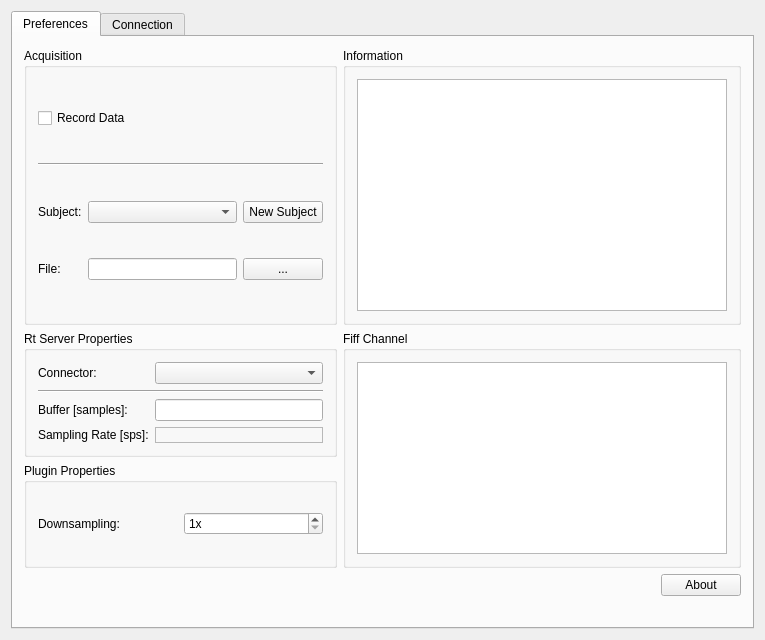
<?xml version="1.0" encoding="UTF-8"?>
<ui version="4.0">
 <class>BabyMegSetupWidgetClass</class>
 <widget class="QWidget" name="BabyMegSetupWidgetClass">
  <property name="geometry">
   <rect>
    <x>0</x>
    <y>0</y>
    <width>765</width>
    <height>640</height>
   </rect>
  </property>
  <property name="windowTitle">
   <string>RTServerSetupClass</string>
  </property>
  <layout class="QVBoxLayout" name="verticalLayout">
   <item>
    <widget class="QTabWidget" name="tabWidget">
     <property name="currentIndex">
      <number>0</number>
     </property>
     <widget class="QWidget" name="tab_pref">
      <attribute name="title">
       <string>Preferences</string>
      </attribute>
      <layout class="QVBoxLayout" name="verticalLayout_2">
       <item>
        <layout class="QGridLayout" name="m_qGridLayout_main">
         <item row="5" column="2">
          <widget class="QPushButton" name="m_qPushButton_About">
           <property name="text">
            <string>About</string>
           </property>
          </widget>
         </item>
         <item row="5" column="1">
          <spacer name="m_qHorizontalSpacer_About">
           <property name="orientation">
            <enum>Qt::Horizontal</enum>
           </property>
           <property name="sizeHint" stdset="0">
            <size>
             <width>40</width>
             <height>20</height>
            </size>
           </property>
          </spacer>
         </item>
         <item row="4" column="0">
          <widget class="QGroupBox" name="m_qGroupBox_PluginProperties">
           <property name="sizePolicy">
            <sizepolicy hsizetype="Minimum" vsizetype="Minimum">
             <horstretch>0</horstretch>
             <verstretch>0</verstretch>
            </sizepolicy>
           </property>
           <property name="minimumSize">
            <size>
             <width>0</width>
             <height>0</height>
            </size>
           </property>
           <property name="title">
            <string>Plugin Properties</string>
           </property>
           <property name="flat">
            <bool>false</bool>
           </property>
           <layout class="QGridLayout" name="m_qGridLayout_Properties">
            <item row="1" column="0">
             <widget class="QLabel" name="m_qLabel_Downsampling">
              <property name="text">
               <string>Downsampling: </string>
              </property>
             </widget>
            </item>
            <item row="1" column="1">
             <widget class="QSpinBox" name="m_qSpinBox_Downsampling">
              <property name="sizePolicy">
               <sizepolicy hsizetype="Minimum" vsizetype="Fixed">
                <horstretch>0</horstretch>
                <verstretch>0</verstretch>
               </sizepolicy>
              </property>
              <property name="suffix">
               <string>x</string>
              </property>
              <property name="minimum">
               <number>1</number>
              </property>
              <property name="maximum">
               <number>10</number>
              </property>
             </widget>
            </item>
           </layout>
          </widget>
         </item>
         <item row="3" column="0">
          <widget class="QGroupBox" name="m_qGroupBox_BabyMegProperties">
           <property name="title">
            <string>Rt Server Properties</string>
           </property>
           <layout class="QGridLayout" name="gridLayout">
            <item row="4" column="0">
             <widget class="QLabel" name="m_qLabel_BufferSize">
              <property name="text">
               <string>Buffer [samples]:</string>
              </property>
             </widget>
            </item>
            <item row="4" column="1">
             <widget class="QLineEdit" name="m_qLineEdit_BufferSize">
              <property name="text">
               <string/>
              </property>
             </widget>
            </item>
            <item row="0" column="0">
             <widget class="QLabel" name="m_qLabel_Connector">
              <property name="text">
               <string>Connector:</string>
              </property>
             </widget>
            </item>
            <item row="0" column="1">
             <widget class="QComboBox" name="m_qComboBox_Connector"/>
            </item>
            <item row="3" column="0" colspan="2">
             <widget class="Line" name="line">
              <property name="orientation">
               <enum>Qt::Horizontal</enum>
              </property>
             </widget>
            </item>
            <item row="5" column="0">
             <widget class="QLabel" name="m_qLabel_sps_description">
              <property name="sizePolicy">
               <sizepolicy hsizetype="Minimum" vsizetype="Minimum">
                <horstretch>0</horstretch>
                <verstretch>0</verstretch>
               </sizepolicy>
              </property>
              <property name="layoutDirection">
               <enum>Qt::LeftToRight</enum>
              </property>
              <property name="text">
               <string>Sampling Rate [sps]:</string>
              </property>
             </widget>
            </item>
            <item row="5" column="1">
             <widget class="QLabel" name="m_qLabel_sps">
              <property name="frameShape">
               <enum>QFrame::StyledPanel</enum>
              </property>
              <property name="text">
               <string/>
              </property>
             </widget>
            </item>
           </layout>
          </widget>
         </item>
         <item row="0" column="0" rowspan="3">
          <widget class="QGroupBox" name="m_qGroupBox_Acquisition">
           <property name="title">
            <string>Acquisition</string>
           </property>
           <layout class="QGridLayout" name="gridLayout">
            <item row="3" column="1">
             <widget class="QLineEdit" name="m_qLineEdit_FiffRecordFile"/>
            </item>
            <item row="3" column="2">
             <widget class="QPushButton" name="m_qPushButton_FiffRecordFile">
              <property name="text">
               <string>...</string>
              </property>
             </widget>
            </item>
            <item row="3" column="0">
             <widget class="QLabel" name="label">
              <property name="text">
               <string>File:</string>
              </property>
             </widget>
            </item>
            <item row="1" column="0" colspan="3">
             <widget class="Line" name="line_2">
              <property name="orientation">
               <enum>Qt::Horizontal</enum>
              </property>
             </widget>
            </item>
            <item row="0" column="0" colspan="3">
             <widget class="QCheckBox" name="m_qCheckBox_RecordData">
              <property name="text">
               <string>Record Data</string>
              </property>
             </widget>
            </item>
            <item row="2" column="0">
             <widget class="QLabel" name="m_qLabel_SubjectDescription">
              <property name="text">
               <string>Subject:</string>
              </property>
             </widget>
            </item>
            <item row="2" column="1">
             <widget class="QComboBox" name="m_qComboBox_SubjectSelection"/>
            </item>
            <item row="2" column="2">
             <widget class="QPushButton" name="m_qPushButton_NewSubject">
              <property name="text">
               <string>New Subject</string>
              </property>
             </widget>
            </item>
           </layout>
          </widget>
         </item>
         <item row="0" column="1" rowspan="3" colspan="2">
          <widget class="QGroupBox" name="m_qGroupBox_Information">
           <property name="minimumSize">
            <size>
             <width>0</width>
             <height>0</height>
            </size>
           </property>
           <property name="title">
            <string>Information</string>
           </property>
           <layout class="QGridLayout" name="m_qGridLayout_Information">
            <item row="0" column="0">
             <widget class="QTextBrowser" name="m_qTextBrowser_Information"/>
            </item>
           </layout>
          </widget>
         </item>
         <item row="3" column="1" rowspan="2" colspan="2">
          <widget class="QGroupBox" name="m_qGroupBox_Channels">
           <property name="title">
            <string>Fiff Channel</string>
           </property>
           <layout class="QGridLayout" name="m_qGridLayout_Channel">
            <item row="0" column="0">
             <widget class="QColumnView" name="m_qColumnView_Channels"/>
            </item>
           </layout>
          </widget>
         </item>
        </layout>
       </item>
       <item>
        <spacer name="m_qVerticalSpacer_Headline">
         <property name="orientation">
          <enum>Qt::Vertical</enum>
         </property>
         <property name="sizeType">
          <enum>QSizePolicy::Fixed</enum>
         </property>
         <property name="sizeHint" stdset="0">
          <size>
           <width>20</width>
           <height>20</height>
          </size>
         </property>
        </spacer>
       </item>
      </layout>
     </widget>
     <widget class="QWidget" name="tab_con">
      <attribute name="title">
       <string>Connection</string>
      </attribute>
      <layout class="QVBoxLayout" name="verticalLayout_3">
       <item>
        <layout class="QGridLayout" name="gridLayout_3">
         <item row="2" column="0">
          <widget class="QGroupBox" name="m_qGroupBox_Send">
           <property name="maximumSize">
            <size>
             <width>250</width>
             <height>16777215</height>
            </size>
           </property>
           <property name="title">
            <string>Send Command Line Instruction</string>
           </property>
           <layout class="QGridLayout" name="gridLayout_6">
            <item row="0" column="0">
             <widget class="QLabel" name="m_qLabel_Instruction">
              <property name="text">
               <string>Instruction:</string>
              </property>
             </widget>
            </item>
            <item row="1" column="1">
             <widget class="QPushButton" name="m_qPushButton_SendCLI">
              <property name="text">
               <string>Send</string>
              </property>
             </widget>
            </item>
            <item row="0" column="1">
             <widget class="QLineEdit" name="m_qLineEdit_SendCLI"/>
            </item>
           </layout>
          </widget>
         </item>
         <item row="3" column="0">
          <spacer name="verticalSpacer">
           <property name="orientation">
            <enum>Qt::Vertical</enum>
           </property>
           <property name="sizeHint" stdset="0">
            <size>
             <width>20</width>
             <height>40</height>
            </size>
           </property>
          </spacer>
         </item>
         <item row="4" column="1">
          <spacer name="horizontalSpacer_3">
           <property name="orientation">
            <enum>Qt::Horizontal</enum>
           </property>
           <property name="sizeHint" stdset="0">
            <size>
             <width>40</width>
             <height>20</height>
            </size>
           </property>
          </spacer>
         </item>
         <item row="1" column="0">
          <widget class="QGroupBox" name="m_qGroupBox_rtServerInfo">
           <property name="maximumSize">
            <size>
             <width>250</width>
             <height>16777215</height>
            </size>
           </property>
           <property name="title">
            <string>Host (mne_rt_server) Information</string>
           </property>
           <layout class="QGridLayout" name="gridLayout_5">
            <item row="1" column="0">
             <widget class="QLabel" name="m_qLabel_Ip">
              <property name="text">
               <string>IP Address:</string>
              </property>
             </widget>
            </item>
            <item row="0" column="0">
             <widget class="QLabel" name="m_qLabel_ConnectionStatusDescr">
              <property name="text">
               <string>Status:</string>
              </property>
             </widget>
            </item>
            <item row="2" column="1">
             <widget class="QPushButton" name="m_qPushButton_Connect">
              <property name="text">
               <string>Connect</string>
              </property>
             </widget>
            </item>
            <item row="1" column="1">
             <widget class="QLineEdit" name="m_qLineEdit_Ip"/>
            </item>
            <item row="0" column="1">
             <widget class="QLabel" name="m_qLabel_ConnectionStatus">
              <property name="frameShape">
               <enum>QFrame::StyledPanel</enum>
              </property>
              <property name="frameShadow">
               <enum>QFrame::Plain</enum>
              </property>
              <property name="text">
               <string>not Connected</string>
              </property>
             </widget>
            </item>
           </layout>
          </widget>
         </item>
         <item row="1" column="1" rowspan="3">
          <widget class="QGroupBox" name="m_qGroupBox_log">
           <property name="title">
            <string>Log</string>
           </property>
           <layout class="QGridLayout" name="gridLayout_4">
            <item row="0" column="0" rowspan="2">
             <widget class="QTextBrowser" name="m_qTextBrowser_ServerMessage"/>
            </item>
           </layout>
          </widget>
         </item>
        </layout>
       </item>
      </layout>
     </widget>
    </widget>
   </item>
  </layout>
 </widget>
 <layoutdefault spacing="6" margin="11"/>
 <resources/>
 <connections/>
</ui>
